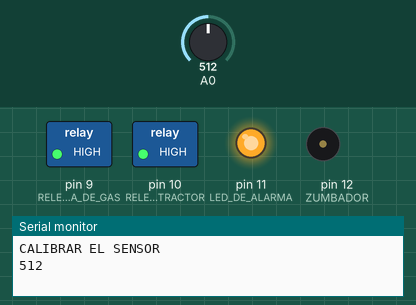
Simulated run of this sketch. Board: Arduino Uno, built with avr-gcc and run on an emulated ATmega328P. On the bench: switched loads named in the sketch (green lamp = pin HIGH), output pins drawn as LEDs (lit = HIGH), buzzer (waves = sounding, pin HIGH), the last lines printed to the serial monitor. The test bench sets the inputs (shaded band); at power-on: A0 = 512.

Above: at 1.2 s.
1.3 s: A0 set to 492
At 3.1 s:
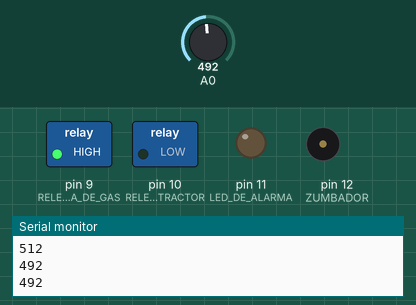
3.5 s: A0 set to 510
At 4.4 s:
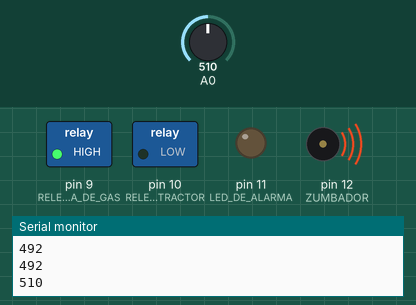
7.5 s: A0 set to 490
At 8.9 s:
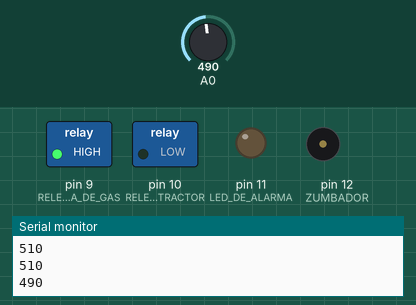
9.5 s: A0 set to 511
At 12.4 s:
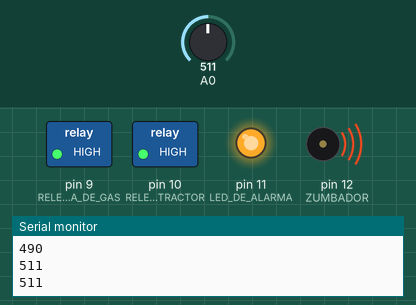
Timing chart, 0 to 14.5 s (numbered marks = the images above; inputs shaded):
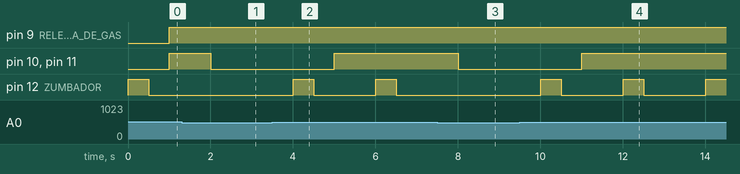

Measured:
- the behaviour switches between 501 and 500 on A0 (found by bisection; images 0 and 1)
- after the input at 1.3 s, pin 10 (RELE_DE_EXTRACTOR), pin 11 (LED_DE_ALARMA): HIGH → LOW after 0.70 s; pin 12 (ZUMBADOR): stays LOW (without the input it goes to HIGH after 0.70 s)
- after the input at 3.5 s, pin 10 (RELE_DE_EXTRACTOR), pin 11 (LED_DE_ALARMA): LOW → HIGH after 1.5 s; pin 12 (ZUMBADOR): alternates HIGH for 0.50 s and LOW for 1.5 s, starting after 0.50 s
- after the input at 7.5 s, pin 10 (RELE_DE_EXTRACTOR), pin 11 (LED_DE_ALARMA): HIGH → LOW after 0.50 s; pin 12 (ZUMBADOR): stays LOW (without the input it goes to HIGH after 0.50 s)
- after the input at 9.5 s, pin 10 (RELE_DE_EXTRACTOR), pin 11 (LED_DE_ALARMA): LOW → HIGH after 1.5 s; pin 12 (ZUMBADOR): alternates HIGH for 0.50 s and LOW for 1.5 s, starting after 0.50 s

The sketch:

sensor_de_gas_paul_modificado.ino
```cpp
int valor_limite= 500; //VALOR DONDE SE ACTIVA SENSOR
//int pin12 = 12; // ZUMBADOR
//int pin11 = 11; // LED DE ALARMA
//int pin9 = 10; // RELE DEL EXTRACTOR
//int pin8 = 9; // RELE DE VALVULA DE GAS

void setup() {

 Serial.begin(9600);
 pinMode (12,OUTPUT); //ZUMBADOR
 pinMode (11,OUTPUT); //LED DE ALARMA
 pinMode (10,OUTPUT); //RELE DE EXTRACTOR
 pinMode (9,OUTPUT); //RELE DE VALVULA DE GAS
 //Serial.println("PAUL RUDOLF MARCUS CAMARGO");
 Serial.println("CALIBRAR EL SENSOR");
}

void loop() {
 Serial.println(analogRead(A0));
 if (analogRead(A0) > valor_limite) {
  digitalWrite (12,HIGH); //ENCIENDE ZUMBADOR
  delay (500); //AGUARDA
  digitalWrite(12, LOW); //APAGA ZUMBADOR
  delay(500); //AGUARDA
  digitalWrite (11,HIGH); //ENCIENDE LED DE ALARMA
  digitalWrite (10,HIGH); //ENCIENDE EXTRACTOR
  digitalWrite (9,HIGH); //APAGA VALVULA DE GAS
  //Serial.println("ALARMA DISPARADA!!!"); //MENSAJE EN PUERTO SERIAL
  // delay(2000); //TIEMPO DE DISPARO DE LA ALARMA

 }
 else{
  digitalWrite (12,LOW); //APAGA ZUMBADOR
  digitalWrite (11,LOW); //APAGA LED DE ALARMA
  digitalWrite (10,LOW); //APAGA EXTRACTOR
 // digitalWrite (11,LOW); //ENCIENDE VALVULA DE GAS
 //LA VALVULA DE GAS SE ENCIENDE RESETEANDO EL SISTEMA,
 //DESPUES DE SOLUCIONAR EL PROBLEMA.
 }
 delay (1000);
}
```
